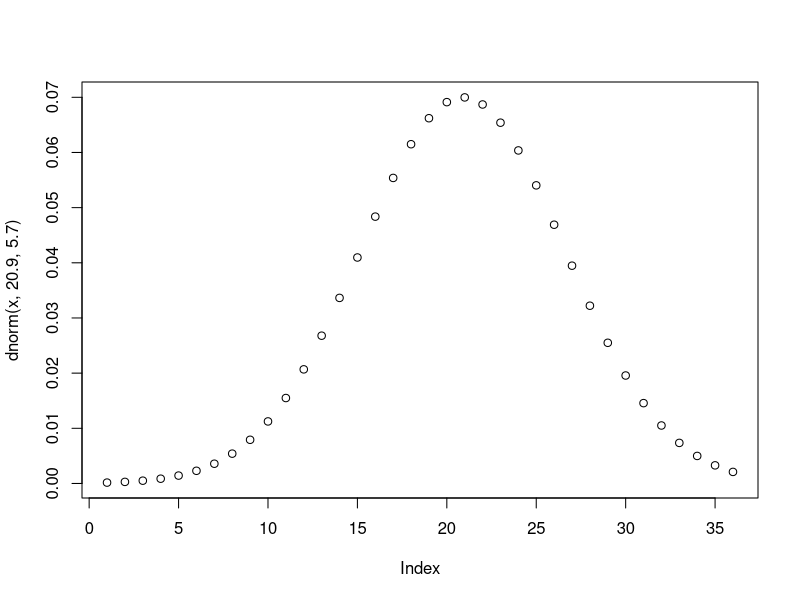

Source code (R): (Note: this script raises an error after producing the figure.)
set.seed(16, sample.kind = "Rounding")

## Question 1a

act_scores <- rnorm(10000, 20.9, 5.7)
mean(act_scores)
## Question 1b

sd(act_scores)

## Question 1c

sum(act_scores >= 36)

##Question 1d
sum(act_scores > 30)/length(act_scores)

##Wuestion 1e

sum(act_scores <= 10)/length(act_scores)

##Question 2a

x <- c(1:36)
plot(dnorm(x, 20.9, 5.7))

##Question 3A
score_m <- mean(act_scores)
score_sd <- sd(act_scores)
z <- score_m + 2*score_sd
sum(act_scores > z)/length(act_scores)

##Question 3b
z

##Question 3c

qnorm(.975, score_m, score_sd)

## Question 4a

pnorm(x,score_m,score_sd)

## Question 4b



## Question 4C
p <- seq(0.01, 0.99, 0.01)
sample_quantiles <- quantile(act_scores, p)

## Question 4d
theoretical_quantiles <- qnorm(p, 20.9, 5.7)
df <- data.frame(p, sample_quantiles, theoretical_quantiles)
scatter <- ggplot(df, aes(x=theoretical_quantiles, y=sample_quantiles)) + 
        geom_point()
